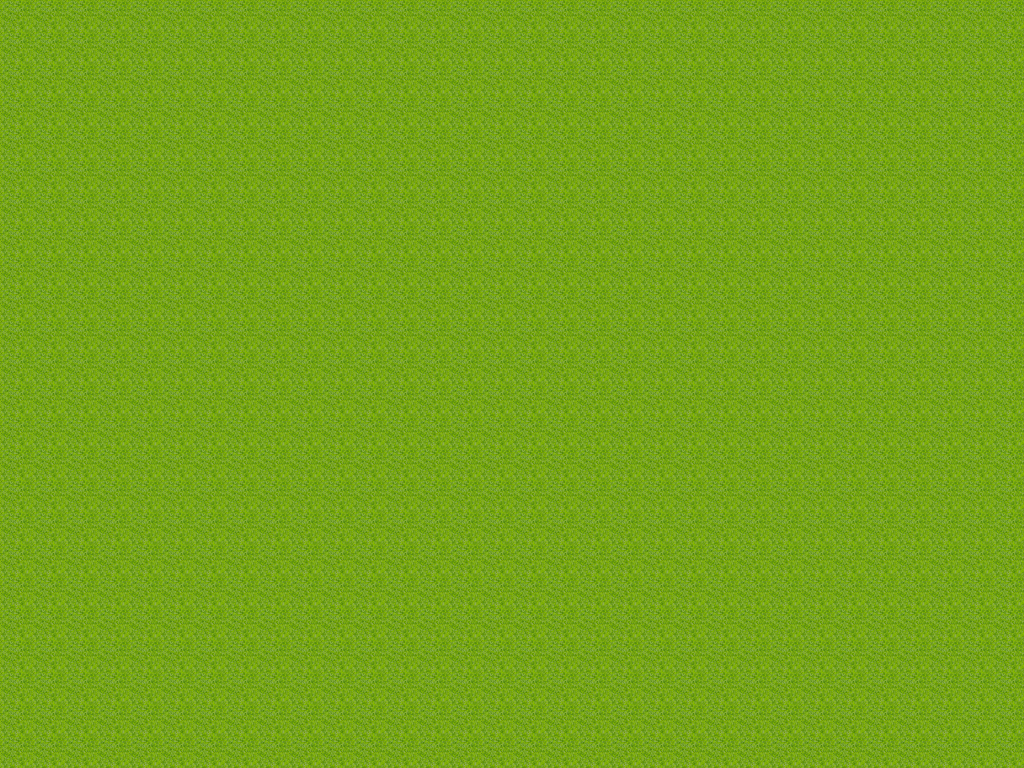

The image is a tile-based game level rendered from a .tmx file. Its description and source (layers, tilesets, objects; grid data summarised) follow:
An orthogonal 32x24 tile map with 32x32 px tiles, 1 tile layer (Tile Layer 1).

<map version="1.0" orientation="orthogonal" renderorder="right-down" width="32" height="24" tilewidth="32" tileheight="32">
 <tileset firstgid="1" name="grass" tilewidth="32" tileheight="32">
  <image source="grass3.png" width="32" height="32" />
 </tileset>
 <layer name="Tile Layer 1" width="32" height="24">
  <data>[768 cells, 768 non-empty, 1 distinct tile ids]</data>
 </layer>
</map>
